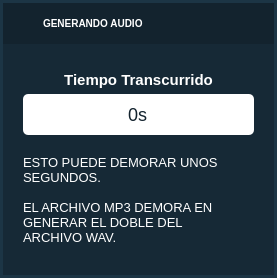
<?xml version="1.0" encoding="UTF-8"?>
<ui version="4.0">
 <class>venGenerar</class>
 <widget class="QWidget" name="venGenerar">
  <property name="geometry">
   <rect>
    <x>0</x>
    <y>0</y>
    <width>277</width>
    <height>278</height>
   </rect>
  </property>
  <property name="windowTitle">
   <string>Generando audio</string>
  </property>
  <property name="windowIcon">
   <iconset resource="../views/source.qrc">
    <normaloff>:/icones/icons/vx_ticon.png</normaloff>:/icones/icons/vx_ticon.png</iconset>
  </property>
  <property name="styleSheet">
   <string notr="true">QToolTip{ 
	background-color: rgb(44, 109, 150);
color: white; 
border: 1px solid white;
border-radius: 2px;
	gridline-color: rgb(35, 255, 35);

}
QMenu{ 
	background-color: rgb(44, 109, 150);
color: white; 
border: 1px solid white;
border-radius: 2px;
}
QMenu:disabled{
	color: rgba(255, 255, 255, 0.5);
}</string>
  </property>
  <widget class="QFrame" name="frame_2">
   <property name="geometry">
    <rect>
     <x>0</x>
     <y>0</y>
     <width>278</width>
     <height>278</height>
    </rect>
   </property>
   <property name="styleSheet">
    <string notr="true">#frame_2{

	background-color: rgb(28, 53, 69);
}</string>
   </property>
   <property name="frameShape">
    <enum>QFrame::NoFrame</enum>
   </property>
   <property name="frameShadow">
    <enum>QFrame::Raised</enum>
   </property>
   <widget class="QFrame" name="frame">
    <property name="geometry">
     <rect>
      <x>3</x>
      <y>44</y>
      <width>271</width>
      <height>231</height>
     </rect>
    </property>
    <property name="styleSheet">
     <string notr="true">#frame{
	background-color: rgb(22, 41, 54);
}
</string>
    </property>
    <property name="frameShape">
     <enum>QFrame::NoFrame</enum>
    </property>
    <property name="frameShadow">
     <enum>QFrame::Raised</enum>
    </property>
    <widget class="QLineEdit" name="lb_tiempo">
     <property name="geometry">
      <rect>
       <x>20</x>
       <y>50</y>
       <width>231</width>
       <height>41</height>
      </rect>
     </property>
     <property name="focusPolicy">
      <enum>Qt::NoFocus</enum>
     </property>
     <property name="styleSheet">
      <string notr="true">
QLineEdit{
	border: 0px;
	background-color: white;
	color:rgb(19, 35, 46);
	font-size: 18px;
border-radius:5px;


font-family: &quot;MADE Evolve Sans&quot;;
font-weight:400
}
</string>
     </property>
     <property name="text">
      <string>0s</string>
     </property>
     <property name="alignment">
      <set>Qt::AlignCenter</set>
     </property>
     <property name="readOnly">
      <bool>true</bool>
     </property>
    </widget>
    <widget class="QLabel" name="labSon1_4">
     <property name="geometry">
      <rect>
       <x>20</x>
       <y>20</y>
       <width>231</width>
       <height>31</height>
      </rect>
     </property>
     <property name="minimumSize">
      <size>
       <width>60</width>
       <height>0</height>
      </size>
     </property>
     <property name="styleSheet">
      <string notr="true">color:white;
font-family: &quot;MADE Evolve Sans&quot;;
font-weight:500;
font-size:15px</string>
     </property>
     <property name="text">
      <string>Tiempo Transcurrido</string>
     </property>
     <property name="alignment">
      <set>Qt::AlignCenter</set>
     </property>
    </widget>
    <widget class="QStackedWidget" name="stackedWidget">
     <property name="geometry">
      <rect>
       <x>20</x>
       <y>100</y>
       <width>231</width>
       <height>111</height>
      </rect>
     </property>
     <property name="currentIndex">
      <number>0</number>
     </property>
     <widget class="QWidget" name="page">
      <layout class="QGridLayout" name="gridLayout">
       <property name="leftMargin">
        <number>0</number>
       </property>
       <property name="topMargin">
        <number>0</number>
       </property>
       <property name="rightMargin">
        <number>0</number>
       </property>
       <property name="bottomMargin">
        <number>0</number>
       </property>
       <item row="0" column="0">
        <widget class="QFrame" name="frame_4">
         <property name="styleSheet">
          <string notr="true">#frame_4{

	background-color: rgb(22, 41, 54);
}</string>
         </property>
         <property name="frameShape">
          <enum>QFrame::NoFrame</enum>
         </property>
         <property name="frameShadow">
          <enum>QFrame::Raised</enum>
         </property>
         <widget class="QLabel" name="labSon1_5">
          <property name="geometry">
           <rect>
            <x>0</x>
            <y>0</y>
            <width>221</width>
            <height>111</height>
           </rect>
          </property>
          <property name="minimumSize">
           <size>
            <width>60</width>
            <height>0</height>
           </size>
          </property>
          <property name="styleSheet">
           <string notr="true">color:white;
font-family: &quot;MADE Evolve Sans&quot;;
font-weight:100;
font-size:13px</string>
          </property>
          <property name="text">
           <string>ESTO PUEDE DEMORAR UNOS SEGUNDOS.

EL ARCHIVO MP3 DEMORA EN GENERAR EL DOBLE DEL ARCHIVO WAV.</string>
          </property>
          <property name="wordWrap">
           <bool>true</bool>
          </property>
         </widget>
        </widget>
       </item>
      </layout>
     </widget>
     <widget class="QWidget" name="page_2">
      <layout class="QGridLayout" name="gridLayout_2">
       <property name="leftMargin">
        <number>0</number>
       </property>
       <property name="topMargin">
        <number>0</number>
       </property>
       <property name="rightMargin">
        <number>0</number>
       </property>
       <property name="bottomMargin">
        <number>0</number>
       </property>
       <item row="0" column="0">
        <widget class="QFrame" name="frame_5">
         <property name="styleSheet">
          <string notr="true">#frame_5{

	background-color: rgb(22, 41, 54);
}</string>
         </property>
         <property name="frameShape">
          <enum>QFrame::NoFrame</enum>
         </property>
         <property name="frameShadow">
          <enum>QFrame::Raised</enum>
         </property>
         <widget class="QPushButton" name="btn_openfolder">
          <property name="geometry">
           <rect>
            <x>0</x>
            <y>10</y>
            <width>231</width>
            <height>41</height>
           </rect>
          </property>
          <property name="focusPolicy">
           <enum>Qt::NoFocus</enum>
          </property>
          <property name="styleSheet">
           <string notr="true">QPushButton{

	outline: 0px;
	background-color: rgb(28, 53, 69);
border:0px;
font-family: &quot;MADE Evolve Sans&quot;;
font-weight:400;
color:white;
}
QPushButton:pressed{

background-color: rgb(38, 81, 116);

}</string>
          </property>
          <property name="text">
           <string> ABRIR CARPETA DESTINO</string>
          </property>
          <property name="icon">
           <iconset resource="../views/source.qrc">
            <normaloff>:/general/icons/sv_fol.png</normaloff>:/general/icons/sv_fol.png</iconset>
          </property>
         </widget>
         <widget class="QPushButton" name="btn_final">
          <property name="geometry">
           <rect>
            <x>0</x>
            <y>60</y>
            <width>231</width>
            <height>41</height>
           </rect>
          </property>
          <property name="focusPolicy">
           <enum>Qt::NoFocus</enum>
          </property>
          <property name="styleSheet">
           <string notr="true">QPushButton{

	outline: 0px;
	background-color: rgb(28, 53, 69);
border:0px;
font-family: &quot;MADE Evolve Sans&quot;;
font-weight:400;
color:white;
}
QPushButton:pressed{

background-color: rgb(38, 81, 116);

}</string>
          </property>
          <property name="text">
           <string> CERRA VENTANA</string>
          </property>
          <property name="icon">
           <iconset resource="../views/source.qrc">
            <normaloff>:/general/icons/sv_close.png</normaloff>:/general/icons/sv_close.png</iconset>
          </property>
         </widget>
        </widget>
       </item>
      </layout>
     </widget>
    </widget>
   </widget>
   <widget class="QFrame" name="frame_3">
    <property name="geometry">
     <rect>
      <x>3</x>
      <y>3</y>
      <width>271</width>
      <height>41</height>
     </rect>
    </property>
    <property name="styleSheet">
     <string notr="true">#frame_3{

background-color: rgb(19, 35, 46);
}
</string>
    </property>
    <property name="frameShape">
     <enum>QFrame::NoFrame</enum>
    </property>
    <property name="frameShadow">
     <enum>QFrame::Raised</enum>
    </property>
    <widget class="QPushButton" name="btn_close">
     <property name="geometry">
      <rect>
       <x>230</x>
       <y>0</y>
       <width>40</width>
       <height>41</height>
      </rect>
     </property>
     <property name="sizePolicy">
      <sizepolicy hsizetype="Minimum" vsizetype="Ignored">
       <horstretch>0</horstretch>
       <verstretch>0</verstretch>
      </sizepolicy>
     </property>
     <property name="minimumSize">
      <size>
       <width>40</width>
       <height>0</height>
      </size>
     </property>
     <property name="focusPolicy">
      <enum>Qt::NoFocus</enum>
     </property>
     <property name="styleSheet">
      <string notr="true">QPushButton{

	outline: 0px;
border:0px;
}
QPushButton:pressed{
background-color: rgb(53, 111, 162);

}
</string>
     </property>
     <property name="text">
      <string/>
     </property>
     <property name="icon">
      <iconset resource="../views/source.qrc">
       <normaloff>:/title_bar/icons/titlesq.png</normaloff>:/title_bar/icons/titlesq.png</iconset>
     </property>
     <property name="iconSize">
      <size>
       <width>12</width>
       <height>12</height>
      </size>
     </property>
    </widget>
    <widget class="QFrame" name="fr_move">
     <property name="geometry">
      <rect>
       <x>0</x>
       <y>0</y>
       <width>221</width>
       <height>41</height>
      </rect>
     </property>
     <property name="frameShape">
      <enum>QFrame::NoFrame</enum>
     </property>
     <property name="frameShadow">
      <enum>QFrame::Raised</enum>
     </property>
     <widget class="QLabel" name="labSon1_3">
      <property name="geometry">
       <rect>
        <x>40</x>
        <y>10</y>
        <width>141</width>
        <height>21</height>
       </rect>
      </property>
      <property name="minimumSize">
       <size>
        <width>60</width>
        <height>0</height>
       </size>
      </property>
      <property name="styleSheet">
       <string notr="true">color:white;
font-family: &quot;Fashion Fetish&quot;;
font-weight: Bold;
font-size:10px</string>
      </property>
      <property name="text">
       <string>GENERANDO AUDIO</string>
      </property>
     </widget>
     <widget class="QLabel" name="label">
      <property name="geometry">
       <rect>
        <x>10</x>
        <y>10</y>
        <width>21</width>
        <height>21</height>
       </rect>
      </property>
      <property name="styleSheet">
       <string notr="true">background-color: transparent;</string>
      </property>
      <property name="text">
       <string/>
      </property>
      <property name="pixmap">
       <pixmap resource="../views/source.qrc">:/icones/icons/vx_sicon.png</pixmap>
      </property>
      <property name="scaledContents">
       <bool>true</bool>
      </property>
     </widget>
    </widget>
   </widget>
  </widget>
 </widget>
 <resources>
  <include location="../views/source.qrc"/>
 </resources>
 <connections/>
</ui>
